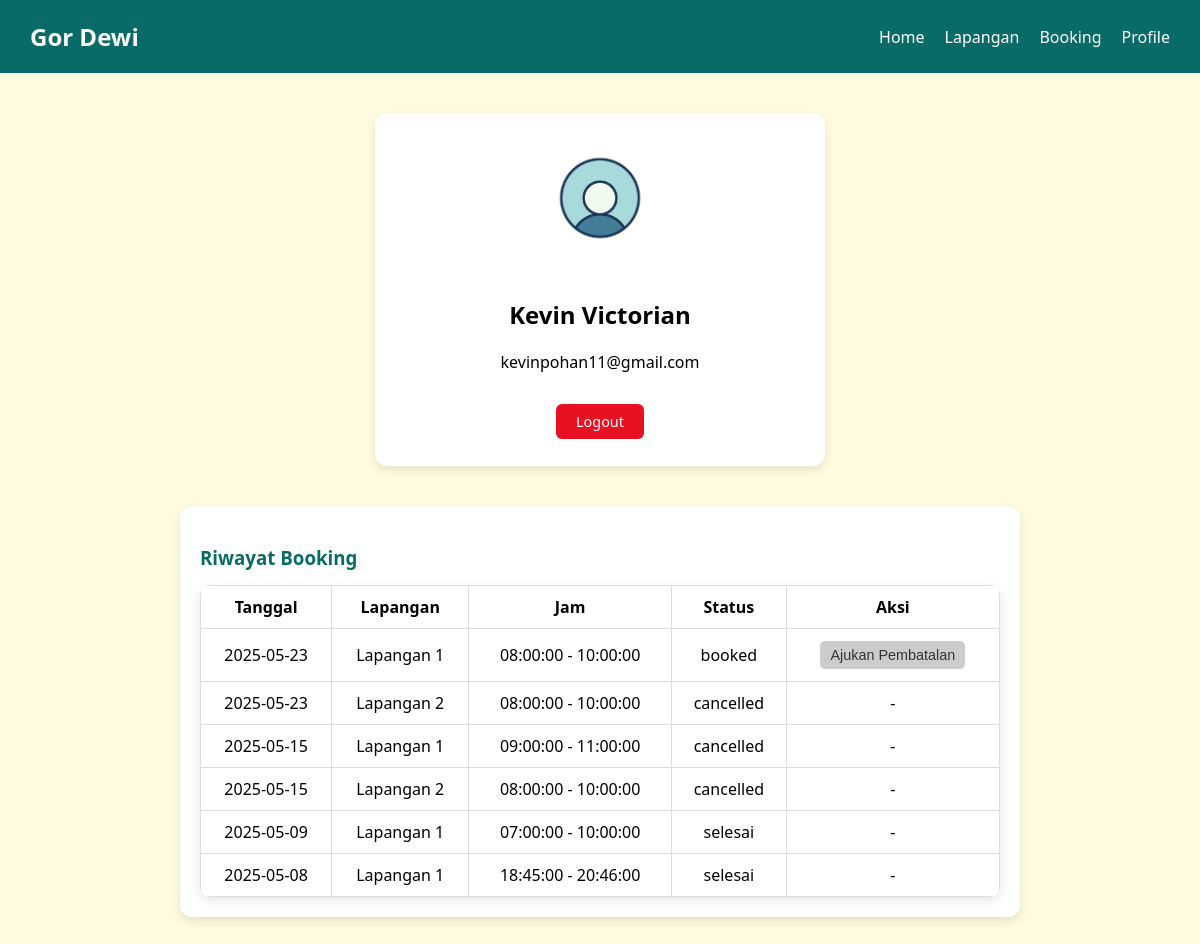
Screenshot of /user/profile_user.php (signed in) with the database file from the repository.
### tables this page shows
CREATE TABLE `users` (
  `id_users` int(11) NOT NULL,
  `nama_lengkap` varchar(100) DEFAULT NULL,
  `email` varchar(100) DEFAULT NULL,
  `password` varchar(100) DEFAULT NULL,
  `foto_profil` varchar(255) DEFAULT '../assets/user-default.jpg',
  `role` enum('admin','user') NOT NULL DEFAULT 'user'
);

CREATE TABLE `booking` (
  `id_booking` int(11) NOT NULL,
  `id_lapangan` int(11) DEFAULT NULL,
  `id_users` int(11) DEFAULT NULL,
  `tanggal` date DEFAULT NULL,
  `jam_mulai` time DEFAULT NULL,
  `jam_selesai` time DEFAULT NULL,
  `status` enum('booked','selesai','cancelled','pending_cancel') NOT NULL DEFAULT 'booked',
  `status_pembayaran` enum('DP','LUNAS') NOT NULL
);

CREATE TABLE `lapangan` (
  `id_lapangan` int(11) NOT NULL,
  `nama_lapangan` varchar(100) NOT NULL,
  `status_aktif` tinyint(1) DEFAULT 1
);

### user/profile_user.php (the view, shortened to what this page needs)
<?php
include '../koneksi.php';
$id_users = $_SESSION['id_users'];
$result = mysqli_query($conn, "SELECT * FROM users WHERE id_users = $id_users");
$user = mysqli_fetch_assoc($result);
$riwayat = [];
if ($_SESSION['user_role'] === 'user') {
    $query = mysqli_query($conn, "
    SELECT booking.*, lapangan.nama_lapangan
    FROM booking
    JOIN lapangan ON booking.id_lapangan = lapangan.id_lapangan
    WHERE booking.id_users = $id_users
    ORDER BY booking.tanggal DESC");
    while ($row = mysqli_fetch_assoc($query)) {
        $riwayat[] = $row;
    }
}
?>
<!DOCTYPE html>
<html>
<head>
    <link rel="stylesheet" href="../style/all.css">
    <link rel="stylesheet" href="../style/profile.css">
</head>
<body>
    <nav>
        <div class="logo">Gor Dewi</div>
        <ul>
            <li><a href="../user/home.php">Home</a></li>
            <li><a href="../user/home.php#Lapangan">Lapangan</a></li>
            <li><a href="../user/booking.php">Booking</a></li>
            <li><a href="../user/profile_user.php">Profile</a></li>
        </ul>
    </nav>
    <div class="profile-container">
        <img src="<?= $user['foto_profil'] ?>" class="profile-photo" alt="Foto Profil">
        <h2><?= $user['nama_lengkap'] ?></h2>
        <p><?= $user['email'] ?></p>
        <a href="../logout.php" class="btn logout-btn">Logout</a>
    </div>
    <?php if ($_SESSION['user_role'] === 'user') : ?>
        <div class="booking-history">
            <h3>Riwayat Booking</h3>
            <?php if (count($riwayat) > 0) : ?>
                <table>
                    <tr>
                        <th>Tanggal</th>
                        <th>Lapangan</th>
                        <th>Jam</th>
                        <th>Status</th>
                        <th>Aksi</th>
                    </tr>
                    <?php foreach ($riwayat as $item) : ?>
                        <tr>
                            <td><?= $item['tanggal'] ?></td>
                            <td><?= $item['nama_lapangan'] ?></td>
                            <td><?= $item['jam_mulai'] ?> - <?= $item['jam_selesai'] ?></td>
                            <td><?= $item['status'] ?></td>
                            <td>
                                <?php if ($item['status'] === 'booked') : ?>
                                    <form method="POST" style="display:inline;">
                                        <button type="submit" name="ajukan_cancel" class="btn cancel">Ajukan Pembatalan</button>
                                    </form>
                                <?php elseif ($item['status'] === 'pending_cancel') : ?>
                                    <em>Menunggu konfirmasi admin</em>
                                <?php else : ?>
                                    -
                                <?php endif; ?>
                            </td>
                        </tr>
                    <?php endforeach; ?>
                </table>
            <?php else : ?>
                <p>Belum ada riwayat booking.</p>
            <?php endif; ?>
        </div>
    <?php endif; ?>
</body>
</html>

### style/all.css (style rules this page uses)
body { margin: 0; font-family: 'Segoe UI', Tahoma, Geneva, Verdana, sans-serif; background-color: #FFFBDE; }
nav { display: flex; justify-content: space-between; align-items: center; background: #096B68; padding: 20px 30px; color: white; }
nav .logo { font-size: 1.5em; font-weight: bold; }
nav ul { list-style: none; display: flex; gap: 20px; margin: 0; padding: 0; }
nav ul li a { color: white; text-decoration: none; font-weight: 500; transition: color 0.3s; }
.btn { padding: 6px 10px; border-radius: 5px; font-size: 0.9em; cursor: pointer; border: none; margin: 2px; }
table { width: 100%; border-collapse: collapse; border-radius: 10px; overflow: hidden; box-shadow: 0 4px 12px rgba(0,0,0,0.1); background-color: white; }
th, td { padding: 10px; border: 1px solid #ddd; text-align: center; }

### style/profile.css (style rules this page uses)
.profile-container { max-width: 400px; margin: 40px auto; background-color: white; padding: 25px; border-radius: 12px; text-align: center; box-shadow: 0 4px 10px rgba(0,0,0,0.1); }
.profile-photo { width: 120px; height: 120px; border-radius: 50%; object-fit: cover; margin-bottom: 15px; }
.logout-btn { display: inline-block; margin-top: 15px; padding: 8px 20px; background-color: #e81123; color: white; border-radius: 6px; text-decoration: none; }
.booking-history { max-width: 800px; margin: 30px auto; padding: 20px; background: white; border-radius: 12px; box-shadow: 0 4px 10px rgba(0,0,0,0.1); }
.booking-history h3 { color: #096B68; margin-bottom: 15px; }
.btn.cancel { background-color: #ccc; color: #333; }

### rows the page displays
users: foto_profil (placeholder picture), nama_lengkap "Kevin Victorian", email "kevinpohan11@gmail.com"
booking: tanggal "2025-05-23", id_lapangan.nama_lapangan "Lapangan 1", jam_mulai "08:00:00", jam_selesai "10:00:00", status "booked"
booking: tanggal "2025-05-23", id_lapangan.nama_lapangan "Lapangan 2", jam_mulai "08:00:00", jam_selesai "10:00:00", status "cancelled"
booking: tanggal "2025-05-15", id_lapangan.nama_lapangan "Lapangan 1", jam_mulai "09:00:00", jam_selesai "11:00:00", status "cancelled"
booking: tanggal "2025-05-15", id_lapangan.nama_lapangan "Lapangan 2", jam_mulai "08:00:00", jam_selesai "10:00:00", status "cancelled"
booking: tanggal "2025-05-09", id_lapangan.nama_lapangan "Lapangan 1", jam_mulai "07:00:00", jam_selesai "10:00:00", status "selesai"
booking: tanggal "2025-05-08", id_lapangan.nama_lapangan "Lapangan 1", jam_mulai "18:45:00", jam_selesai "20:46:00", status "selesai"
